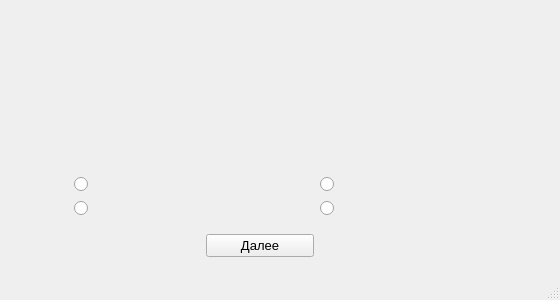
<?xml version="1.0" encoding="UTF-8"?>
<ui version="4.0">
 <class>MainWindow</class>
 <widget class="QMainWindow" name="MainWindow">
  <property name="geometry">
   <rect>
    <x>0</x>
    <y>0</y>
    <width>560</width>
    <height>300</height>
   </rect>
  </property>
  <property name="minimumSize">
   <size>
    <width>560</width>
    <height>300</height>
   </size>
  </property>
  <property name="maximumSize">
   <size>
    <width>16777215</width>
    <height>16777215</height>
   </size>
  </property>
  <property name="windowTitle">
   <string>Тест</string>
  </property>
  <widget class="QWidget" name="test">
   <layout class="QGridLayout" name="gridLayout_2">
    <item row="0" column="0">
     <layout class="QGridLayout" name="gridLayout">
      <item row="2" column="2" rowspan="2" colspan="3">
       <widget class="QLabel" name="question">
        <property name="font">
         <font>
          <pointsize>10</pointsize>
         </font>
        </property>
        <property name="layoutDirection">
         <enum>Qt::LeftToRight</enum>
        </property>
        <property name="text">
         <string/>
        </property>
        <property name="alignment">
         <set>Qt::AlignCenter</set>
        </property>
       </widget>
      </item>
      <item row="6" column="4">
       <widget class="QRadioButton" name="answer4">
        <property name="font">
         <font>
          <pointsize>10</pointsize>
         </font>
        </property>
        <property name="text">
         <string/>
        </property>
        <attribute name="buttonGroup">
         <string notr="true">buttonGroup_answers</string>
        </attribute>
       </widget>
      </item>
      <item row="2" column="0" rowspan="2">
       <spacer name="horizontalSpacer">
        <property name="orientation">
         <enum>Qt::Horizontal</enum>
        </property>
        <property name="sizeHint" stdset="0">
         <size>
          <width>40</width>
          <height>20</height>
         </size>
        </property>
       </spacer>
      </item>
      <item row="2" column="1" rowspan="2">
       <spacer name="horizontalSpacer_5">
        <property name="orientation">
         <enum>Qt::Horizontal</enum>
        </property>
        <property name="sizeHint" stdset="0">
         <size>
          <width>40</width>
          <height>20</height>
         </size>
        </property>
       </spacer>
      </item>
      <item row="5" column="4">
       <widget class="QRadioButton" name="answer2">
        <property name="minimumSize">
         <size>
          <width>100</width>
          <height>0</height>
         </size>
        </property>
        <property name="font">
         <font>
          <pointsize>10</pointsize>
         </font>
        </property>
        <property name="text">
         <string/>
        </property>
        <attribute name="buttonGroup">
         <string notr="true">buttonGroup_answers</string>
        </attribute>
       </widget>
      </item>
      <item row="5" column="3">
       <spacer name="horizontalSpacer_3">
        <property name="orientation">
         <enum>Qt::Horizontal</enum>
        </property>
        <property name="sizeHint" stdset="0">
         <size>
          <width>40</width>
          <height>20</height>
         </size>
        </property>
       </spacer>
      </item>
      <item row="0" column="3">
       <spacer name="verticalSpacer_2">
        <property name="orientation">
         <enum>Qt::Vertical</enum>
        </property>
        <property name="sizeHint" stdset="0">
         <size>
          <width>20</width>
          <height>40</height>
         </size>
        </property>
       </spacer>
      </item>
      <item row="2" column="5" rowspan="2">
       <spacer name="horizontalSpacer_4">
        <property name="orientation">
         <enum>Qt::Horizontal</enum>
        </property>
        <property name="sizeHint" stdset="0">
         <size>
          <width>40</width>
          <height>20</height>
         </size>
        </property>
       </spacer>
      </item>
      <item row="2" column="6" rowspan="2">
       <spacer name="horizontalSpacer_2">
        <property name="orientation">
         <enum>Qt::Horizontal</enum>
        </property>
        <property name="sizeHint" stdset="0">
         <size>
          <width>40</width>
          <height>20</height>
         </size>
        </property>
       </spacer>
      </item>
      <item row="4" column="2">
       <spacer name="verticalSpacer_3">
        <property name="orientation">
         <enum>Qt::Vertical</enum>
        </property>
        <property name="sizeHint" stdset="0">
         <size>
          <width>20</width>
          <height>40</height>
         </size>
        </property>
       </spacer>
      </item>
      <item row="1" column="3">
       <spacer name="verticalSpacer_4">
        <property name="orientation">
         <enum>Qt::Vertical</enum>
        </property>
        <property name="sizeHint" stdset="0">
         <size>
          <width>20</width>
          <height>40</height>
         </size>
        </property>
       </spacer>
      </item>
      <item row="7" column="0">
       <spacer name="verticalSpacer">
        <property name="orientation">
         <enum>Qt::Vertical</enum>
        </property>
        <property name="sizeHint" stdset="0">
         <size>
          <width>20</width>
          <height>40</height>
         </size>
        </property>
       </spacer>
      </item>
      <item row="7" column="3">
       <widget class="QPushButton" name="next_btn">
        <property name="minimumSize">
         <size>
          <width>108</width>
          <height>0</height>
         </size>
        </property>
        <property name="font">
         <font>
          <pointsize>10</pointsize>
         </font>
        </property>
        <property name="text">
         <string>Далее</string>
        </property>
       </widget>
      </item>
      <item row="5" column="1">
       <widget class="QRadioButton" name="answer1">
        <property name="minimumSize">
         <size>
          <width>100</width>
          <height>0</height>
         </size>
        </property>
        <property name="font">
         <font>
          <pointsize>10</pointsize>
         </font>
        </property>
        <property name="text">
         <string/>
        </property>
        <attribute name="buttonGroup">
         <string notr="true">buttonGroup_answers</string>
        </attribute>
       </widget>
      </item>
      <item row="6" column="1">
       <widget class="QRadioButton" name="answer3">
        <property name="font">
         <font>
          <pointsize>10</pointsize>
         </font>
        </property>
        <property name="text">
         <string/>
        </property>
        <attribute name="buttonGroup">
         <string notr="true">buttonGroup_answers</string>
        </attribute>
       </widget>
      </item>
     </layout>
    </item>
   </layout>
  </widget>
  <widget class="QStatusBar" name="statusbar"/>
 </widget>
 <resources/>
 <connections/>
 <buttongroups>
  <buttongroup name="buttonGroup_answers"/>
 </buttongroups>
</ui>
